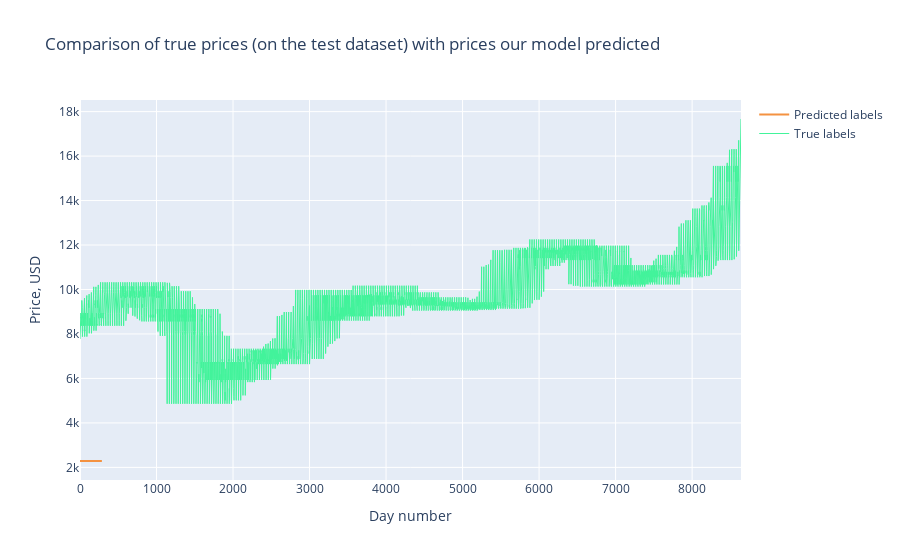

Notebook source saved alongside this figure:
### Code cell
trace1 = go.Scatter(
    x = np.arange(0, len(prediction2_inverse), 1),
    y = prediction2_inverse,
    mode = 'lines',
    name = 'Predicted labels',
    line = dict(color=('rgb(244, 146, 65)'), width=2)
)
trace2 = go.Scatter(
    x = np.arange(0, len(y_test2_inverse), 1),
    y = y_test2_inverse,
    mode = 'lines',
    name = 'True labels',
    line = dict(color=('rgb(66, 244, 155)'), width=1)
)

data = [trace1, trace2]
layout = dict(title = 'Comparison of true prices (on the test dataset) with prices our model predicted',
             xaxis = dict(title = 'Day number'), yaxis = dict(title = 'Price, USD'))
fig = dict(data=data, layout=layout)
py.iplot(fig, filename='results_demonstrating0')

### Figure 1 — Plotly figure (JSON) as saved in the notebook; plotly's stock layout.template omitted (floating-point values rounded to 4 significant figures; data arrays with more than 128 entries replaced by an {"elided": "..."} marker saying what was removed)
{"data": [{"line": {"color": "rgb(244, 146, 65)", "width": 2}, "mode": "lines", "name": "Predicted labels", "type": "scatter", "x": {"elided": "287 int values"}, "y": {"elided": "287 float values"}}, {"line": {"color": "rgb(66, 244, 155)", "width": 1}, "mode": "lines", "name": "True labels", "type": "scatter", "x": {"elided": "8640 int values"}, "y": {"elided": "8640 float values"}}], "layout": {"title": {"text": "Comparison of true prices (on the test dataset) with prices our model predicted"}, "xaxis": {"autorange": true, "range": [0, 8639], "title": {"text": "Day number"}, "type": "linear"}, "yaxis": {"autorange": true, "range": [1432.0, 18520.0], "title": {"text": "Price, USD"}, "type": "linear"}}}
